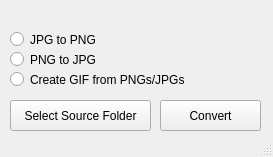
<?xml version="1.0" encoding="UTF-8"?>
<ui version="4.0">
 <class>MainWindow</class>
 <widget class="QMainWindow" name="MainWindow">
  <property name="geometry">
   <rect>
    <x>0</x>
    <y>0</y>
    <width>273</width>
    <height>157</height>
   </rect>
  </property>
  <property name="sizePolicy">
   <sizepolicy hsizetype="Fixed" vsizetype="Fixed">
    <horstretch>0</horstretch>
    <verstretch>0</verstretch>
   </sizepolicy>
  </property>
  <property name="minimumSize">
   <size>
    <width>273</width>
    <height>157</height>
   </size>
  </property>
  <property name="maximumSize">
   <size>
    <width>273</width>
    <height>157</height>
   </size>
  </property>
  <property name="windowTitle">
   <string notr="true">py-image-processing</string>
  </property>
  <widget class="QWidget" name="centralwidget">
   <widget class="QPushButton" name="pushButton">
    <property name="geometry">
     <rect>
      <x>10</x>
      <y>100</y>
      <width>141</width>
      <height>31</height>
     </rect>
    </property>
    <property name="text">
     <string>Select Source Folder</string>
    </property>
   </widget>
   <widget class="QRadioButton" name="radioButton">
    <property name="geometry">
     <rect>
      <x>10</x>
      <y>30</y>
      <width>91</width>
      <height>19</height>
     </rect>
    </property>
    <property name="text">
     <string>JPG to PNG</string>
    </property>
   </widget>
   <widget class="QRadioButton" name="radioButton_2">
    <property name="geometry">
     <rect>
      <x>10</x>
      <y>50</y>
      <width>91</width>
      <height>19</height>
     </rect>
    </property>
    <property name="text">
     <string>PNG to JPG</string>
    </property>
   </widget>
   <widget class="QRadioButton" name="radioButton_3">
    <property name="geometry">
     <rect>
      <x>10</x>
      <y>70</y>
      <width>191</width>
      <height>19</height>
     </rect>
    </property>
    <property name="text">
     <string>Create GIF from PNGs/JPGs</string>
    </property>
   </widget>
   <widget class="QPushButton" name="pushButton_2">
    <property name="geometry">
     <rect>
      <x>160</x>
      <y>100</y>
      <width>101</width>
      <height>31</height>
     </rect>
    </property>
    <property name="text">
     <string>Convert</string>
    </property>
   </widget>
  </widget>
  <widget class="QStatusBar" name="statusbar">
   <property name="statusTip">
    <string notr="true"/>
   </property>
  </widget>
 </widget>
 <resources/>
 <connections/>
</ui>
